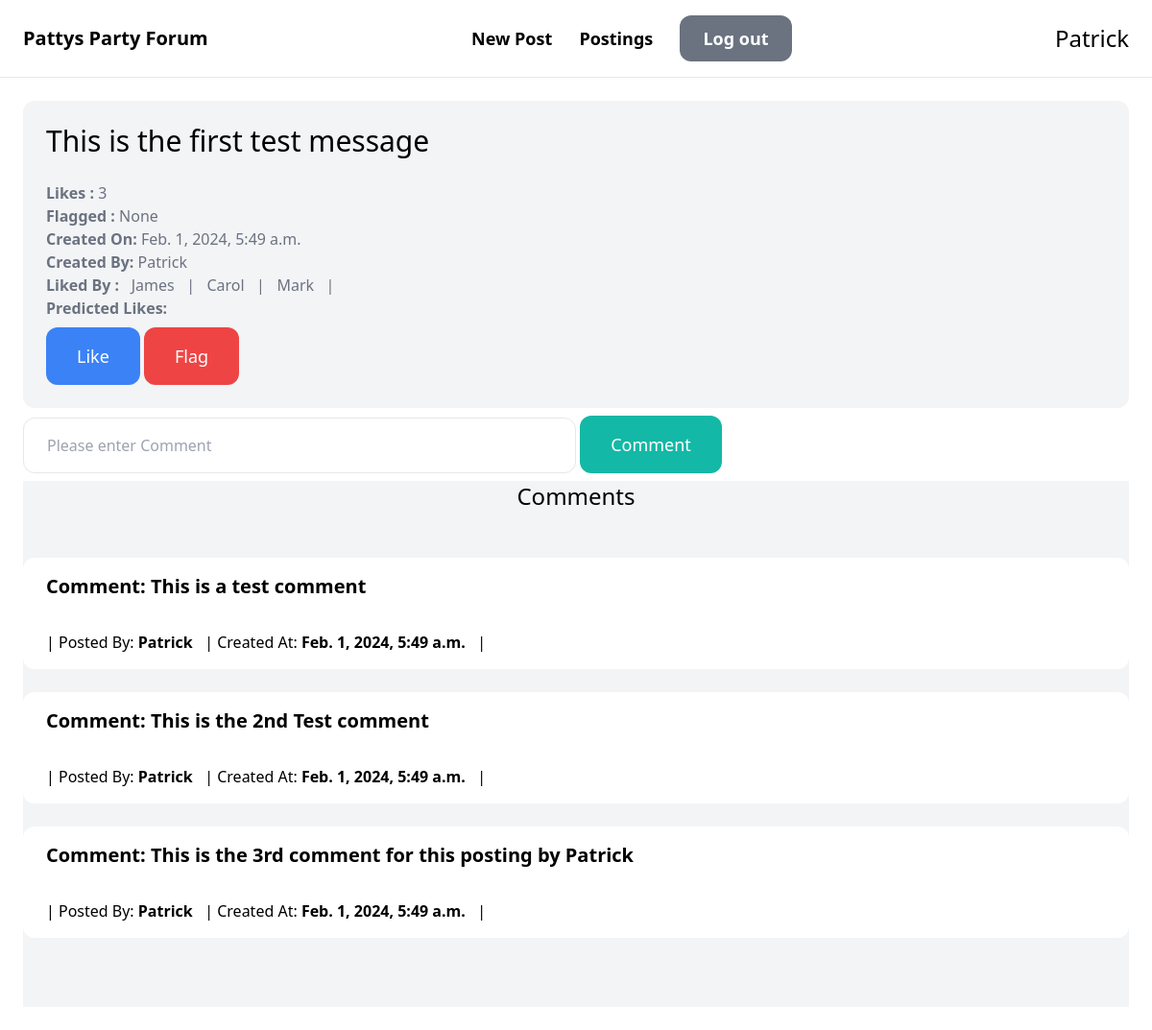
The page /posts/1/ (signed in) on the database its author committed.
### post/models.py (models this page shows, shortened)
class Post(models.Model):
    message = models.CharField(max_length=255)
    flagged = models.BooleanField(blank=True, null=True)
    created_by = models.ForeignKey(User, related_name='user_posts', on_delete=models.CASCADE)
    created_at = models.DateTimeField(auto_now_add=True)
    class Meta:
        verbose_name_plural = 'Posts'
        permissions = (
            ("regular_users", "Can Post, comment and Like"),
            ("moderator_users", "Can tag posts as misleading"),
        )

### like/models.py (models this page shows, shortened)
class Like(models.Model):
    post = models.ForeignKey(Post, related_name='post_likes', on_delete=models.CASCADE)
    user = models.ForeignKey(User, related_name='user_likes', on_delete=models.CASCADE)
    created_at = models.DateTimeField(auto_now_add=True)
    class Meta:
        verbose_name_plural = 'Likes'

### comment/models.py (models this page shows, shortened)
class Comment(models.Model):
    comment = models.CharField(max_length=255)
    post = models.ForeignKey(Post, related_name='post_comments', on_delete=models.CASCADE)
    user = models.ForeignKey(User, related_name='user_comments', on_delete=models.CASCADE)
    created_at = models.DateTimeField(auto_now_add=True)
    class Meta:
        verbose_name_plural = 'Comments'

### post/views.py (the view)
# urls.py: path('<int:pk>/', views.detail, name='detail'),
@login_required
def detail(request, pk):
    post = Post.objects.filter(Q(pk=pk)).annotate(count_likes=Count('post_likes')).first()
    likes = Like.objects.filter(Q(post=post))
    comments = Comment.objects.filter(Q(post=post))
    predicted_likes = PredictedLikes.objects.filter(Q(post=post)).last()
    return render(request, 'detail.html', {
        'post': post,
        'likes': likes,
        'predicted_likes': predicted_likes,
        'comments': comments,
    })

### post/templates/detail.html (shortened to what this page needs)
{% extends 'base.html' %}
{% block content %}
    <div class="gap-6">
        <div class="col-span-2 p-6 bg-gray-100 rounded-xl">
            <h1 class="mb-6 text-3xl">{{ post.message }}</h1>
            <p class="text-gray-500"><strong>Likes :     </strong>{{ post.count_likes }}</p>
            <p class="text-gray-500"><strong>Flagged :   </strong>{{ post.flagged }}</p>
            <p class="text-gray-500"><strong>Created On: </strong>{{ post.created_at }}</p>
            <p class="text-gray-500"><strong>Created By: </strong>{{ post.created_by.username }}</p>
            <p class="text-gray-500"><strong>Liked By :     </strong>
                {%  for like in likes %}
                 &nbsp   {{ like.user }} &nbsp  |
                {% endfor %}
            </p>
            <p class="text-gray-500"><strong>Predicted Likes: </strong>{{ predicted_likes.likes }}</p>
            <a href="{% url 'post:like' post.id %}" class="mt-2 py-4 px-8 inline-block bg-blue-500 text-lg rounded-xl text-white">Like</a>
            {%  if 'post.moderator_users' in perms %}
                <a href="{% url 'post:flag' post.id %}" class="mt-2 py-4 px-8 inline-block bg-red-500 text-lg rounded-xl text-white">Flag</a>
            {% endif %}
        </div>
    </div>
    <div class="col-span-1">
        <form method="get" action="{% url 'post:comment' post.pk %}">
            <input name="comment" class="w-1/2 py-4 px-6 border rounded-xl" type="text" value="{{ query }}" placeholder="Please enter Comment">
            <button class="text-center mt-2 mb-2 py-4 px-8 text-lg bg-teal-500 text-white rounded-xl">Comment</button>
        </form>
    </div>
    <div class="pb-6  bg-gray-100">
        <h3 class="mb-12 text-2xl text-center">Comments</h3>
        <div class="col-span-3">
            <div class=" pb-6 bg-gray-100">
                {% for comment in comments %}
                    <div class=" pb-6 bg-gray-100">
                        <div class=" text-xl font-semibold py-4 px-6 bg-white rounded-t-xl">
                            Comment: {{ comment.comment }}
                        </div>
                        <div class="py-4 px-6 p-6 bg-white rounded-b-xl">
                            | Posted By: <b> {{ post.created_by }} </b> &nbsp
                            | Created At: <b> {{ post.created_at }} </b> &nbsp |
                        </div>
                    </div>
                {% endfor %}
            </div>
        </div>
    </div>
{% endblock %}

### templates/base.html (shortened to what this page needs)
<!doctype html>
<html>
    <head>
        <script src="https://cdn.tailwindcss.com"></script>
    </head>
    <body>
        <nav class="py-6 px-6 flex justify-between items-center border-b border-gray-200">
            <a href="/" class="text-xl font-semibold">Pattys Party Forum</a>
            <div class="space-x-6">
                {%  if request.user.is_authenticated  %}
                    <a href="{% url 'post:new' %}" class="text-lg font-semibold hover:text-gray-500">New Post</a>
                    <a href="{% url 'post:posts' %}" class="text-lg font-semibold hover:text-gray-500">Postings</a>
                    <a href="{% url 'logout' %}" class="px-6 py-3 text-lg font-semibold bg-gray-500 text-white rounded-xl hover:bg-gray-700">Log out</a>
                {%  else %}
                    <a href="{% url 'signup' %}" class="px-6 py-3 text-lg font-semibold bg-teal-500 text-white rounded-xl hover:bg-teal-700">Sign up</a>
                    <a href="{% url 'login' %}" class="px-6 py-3 text-lg font-semibold bg-gray-500 text-white rounded-xl hover:bg-gray-700">Log in</a>
                {% endif %}
            </div>
        <div>
            <h3 class="text-align: center text-2xl text-center">
                {%  if request.user.is_authenticated %}
                    {{ request.user.username }}
                {% else %}
                    Anonymous
                {%  endif %}
            </h3>
        </div>
        </nav>
        <div class="px-6 py-6">
            {% block content %}
            {% endblock %}
        </div>
    </body>
</html>

### rows shown on the page
Post: message "This is the first test message", count_likes "3", flagged "None", created_at "Feb. 1, 2024, 5:49 a.m.", created_by.username "Patrick", created_by "Patrick"
Like: user "James"
Like: user "Carol"
Like: user "Mark"
Comment: comment "This is a test comment"
Comment: comment "This is the 2nd Test comment"
Comment: comment "This is the 3rd comment for this posting by Patrick"

### other values the page prints
{{ request.user.username }} "Patrick"
